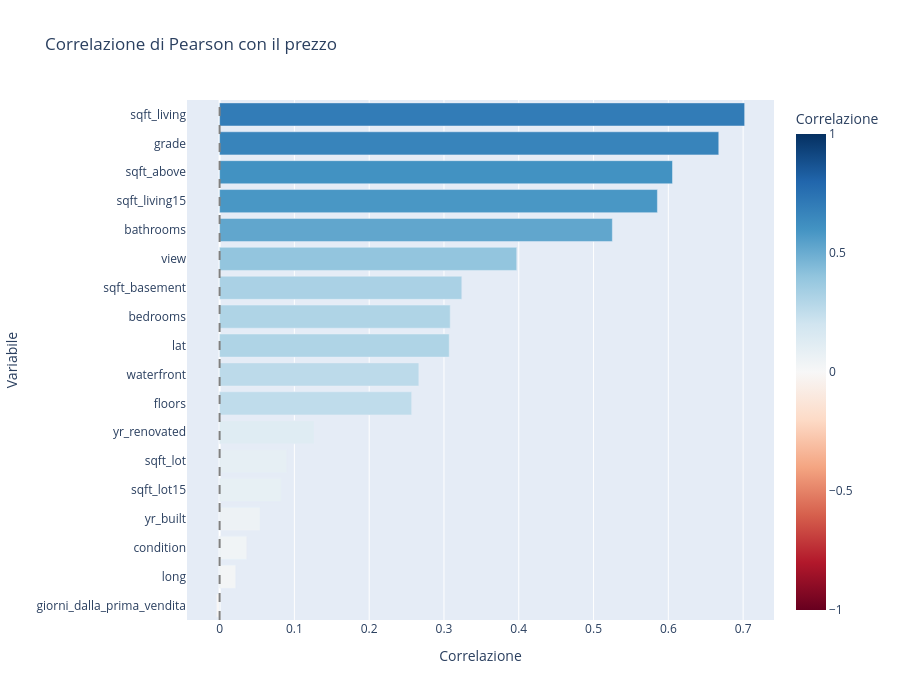

The code cell stored with this chart in its notebook:
### Markdown cell above
<a id="sintesi"></a>
## Punti chiave da portare avanti

Prima di passare alla modellazione, conviene fissare alcuni elementi essenziali emersi da questa esercitazione:

- il problema di business è naturalmente formulabile come **previsione di un prezzo continuo** (task di regressione);
- il dataset contiene migliaia di transazioni reali, con un insieme ricco di feature sulla casa e sulla posizione;
- la distribuzione dei prezzi tende a essere molto asimmetrica, con una coda di case molto costose;
- alcune variabili, come il numero di camere o la metratura interna, mostrano da subito una relazione chiara con il prezzo.

Nel proseguimento del corso lo scopo sarà usare queste osservazioni per:

- pulire e preparare i dati in modo coerente con il problema;
- progettare un modello che dia risposte utili alle domande del business, non solo buone metriche tecniche.

### Code cell
# Copia di lavoro: non modifica il DataFrame originale
dati_corr = house.select_dtypes(include="number").copy()

# Converte la data in giorni trascorsi dalla prima vendita
date = pd.to_datetime(
    house["date"],
    format="%Y%m%dT%H%M%S",
    errors="coerce"
)
dati_corr["giorni_dalla_prima_vendita"] = (date - date.min()).dt.days

# Correlazione di Pearson tra price e tutte le altre colonne numeriche
corr_price = (
    dati_corr.corr(numeric_only=True)["price"]
    .drop("price")
    .dropna()
    .sort_values()
    .rename_axis("variabile")
    .reset_index(name="correlazione")
)

fig = px.bar(
    corr_price,
    x="correlazione",
    y="variabile",
    orientation="h",
    color="correlazione",
    color_continuous_scale="RdBu",
    range_color=(-1, 1),
    title="Correlazione di Pearson con il prezzo",
    labels={"correlazione": "Correlazione", "variabile": "Variabile"},
    hover_data={"correlazione": ":.3f"}
)

fig.add_vline(x=0, line_dash="dash", line_color="gray")
fig.update_layout(height=700, yaxis={"categoryorder": "array", "categoryarray": corr_price["variabile"]})
fig.show()

corr_price

### Figure 1 — Plotly figure (JSON) as saved in the notebook; plotly's stock layout.template omitted (floating-point values rounded to 4 significant figures)
{"data": [{"hovertemplate": "Correlazione=%{marker.color:.3f}<br>Variabile=%{y}<extra></extra>", "legendgroup": "", "marker": {"color": [-0.004357, 0.02163, 0.03636, 0.05401, 0.08245, 0.08966, 0.1264, 0.2568, 0.2664, 0.307, 0.3083, 0.3238, 0.3973, 0.5251, 0.5854, 0.6056, 0.6674, 0.702], "coloraxis": "coloraxis", "pattern": {"shape": ""}}, "name": "", "orientation": "h", "showlegend": false, "textposition": "auto", "type": "bar", "x": [-0.004357, 0.02163, 0.03636, 0.05401, 0.08245, 0.08966, 0.1264, 0.2568, 0.2664, 0.307, 0.3083, 0.3238, 0.3973, 0.5251, 0.5854, 0.6056, 0.6674, 0.702], "xaxis": "x", "y": ["giorni_dalla_prima_vendita", "long", "condition", "yr_built", "sqft_lot15", "sqft_lot", "yr_renovated", "floors", "waterfront", "lat", "bedrooms", "sqft_basement", "view", "bathrooms", "sqft_living15", "sqft_above", "grade", "sqft_living"], "yaxis": "y"}], "layout": {"barmode": "relative", "coloraxis": {"autocolorscale": false, "cmax": 1, "cmin": -1, "colorbar": {"title": {"text": "Correlazione"}}, "colorscale": [[0, "rgb(103,0,31)"], [0.1, "rgb(178,24,43)"], [0.2, "rgb(214,96,77)"], [0.3, "rgb(244,165,130)"], [0.4, "rgb(253,219,199)"], [0.5, "rgb(247,247,247)"], [0.6, "rgb(209,229,240)"], [0.7, "rgb(146,197,222)"], [0.8, "rgb(67,147,195)"], [0.9, "rgb(33,102,172)"], [1, "rgb(5,48,97)"]]}, "height": 700, "legend": {"tracegroupgap": 0}, "shapes": [{"line": {"color": "gray", "dash": "dash"}, "type": "line", "x0": 0, "x1": 0, "xref": "x", "y0": 0, "y1": 1, "yref": "y domain"}], "title": {"text": "Correlazione di Pearson con il prezzo"}, "xaxis": {"anchor": "y", "domain": [0, 1], "title": {"text": "Correlazione"}}, "yaxis": {"anchor": "x", "categoryarray": ["giorni_dalla_prima_vendita", "long", "condition", "yr_built", "sqft_lot15", "sqft_lot", "yr_renovated", "floors", "waterfront", "lat", "bedrooms", "sqft_basement", "view", "bathrooms", "sqft_living15", "sqft_above", "grade", "sqft_living"], "categoryorder": "array", "domain": [0, 1], "title": {"text": "Variabile"}}}}
